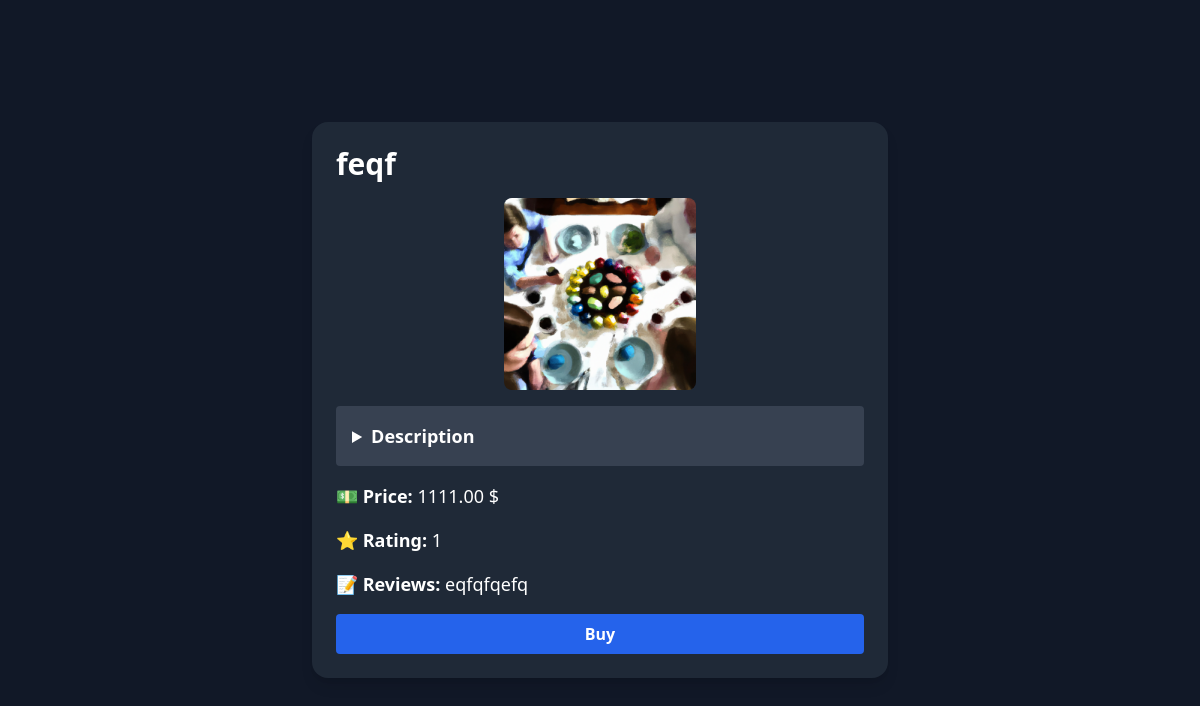
/game/3/, run on the app's committed database.
### games/models.py (models this page shows, shortened)
class Game(models.Model):
    title = models.CharField(max_length=200)
    description = models.TextField()
    review = models.TextField()
    price = models.DecimalField(max_digits=10, decimal_places=2)
    image = models.ImageField(upload_to='images/')
    rating = models.PositiveIntegerField()
    count = models.PositiveIntegerField()

### games/views.py (the view)
# urls.py: path('game/<int:id>/', game_details, name="game_details"),
def game_details(request, id):
    try:
        game = Game.objects.get(id=id)
        return render(request, 'game_details.html', {'game': game})
    except Game.DoesNotExist:
        return render(request, 'game_details.html', {'game': None})

### games/templates/game_details.html (shortened to what this page needs)
<!DOCTYPE html>
<html lang="en" class="dark">
<head>
    <script src="https://cdn.tailwindcss.com"></script>
</head>
<body class="bg-gray-900 text-white min-h-screen flex items-center justify-center p-6">
    <div class="max-w-xl w-full bg-gray-800 p-6 rounded-2xl shadow-lg space-y-4">
        <h2 class="text-3xl font-bold mb-2">{{ game.title }}</h2>
        <img src="{{ game.image.url }}" width="100" height="100" alt="{{ game.title }}"
             class="rounded-lg w-48 h-48 object-cover mx-auto">
        <details class="bg-gray-700 p-4 rounded">
            <summary class="cursor-pointer text-lg font-semibold">Description</summary>
        </details>
        <p class="text-lg">💵 <span class="font-semibold">Price:</span> {{ game.price }} $</p>
        <p class="text-lg">⭐ <span class="font-semibold">Rating:</span> {{ game.rating }}</p>
        <p class="text-lg">📝 <span class="font-semibold">Reviews:</span> {{ game.review }}</p>
        <form action="{% url 'cart_add' game.id %}" method="post">
            <button type="submit" class="w-full bg-blue-600 hover:bg-blue-700 text-white font-semibold py-2 px-4 rounded">
                Buy
            </button>
        </form>
    </div>
</body>
</html>

### data on the page
Game: title "feqf", image (picture), price "1111.00", rating "1", review "eqfqfqefq"
